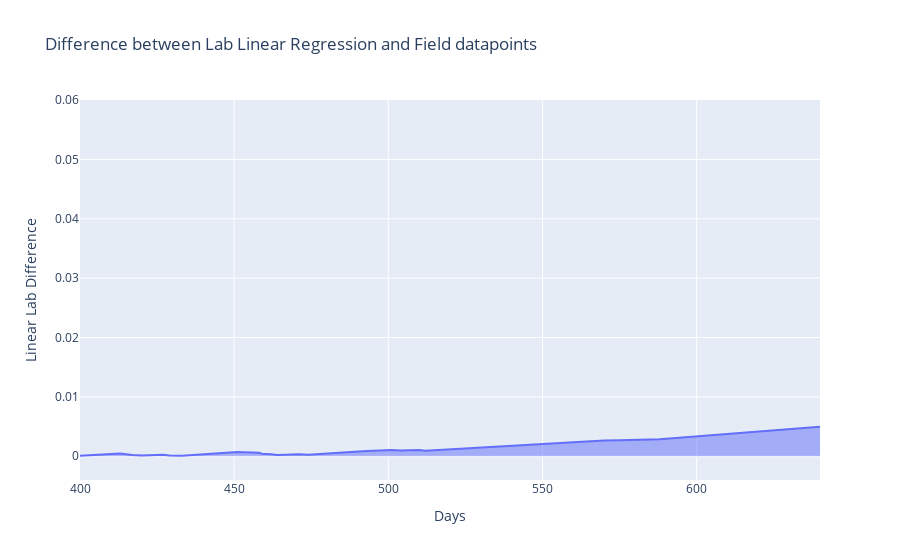
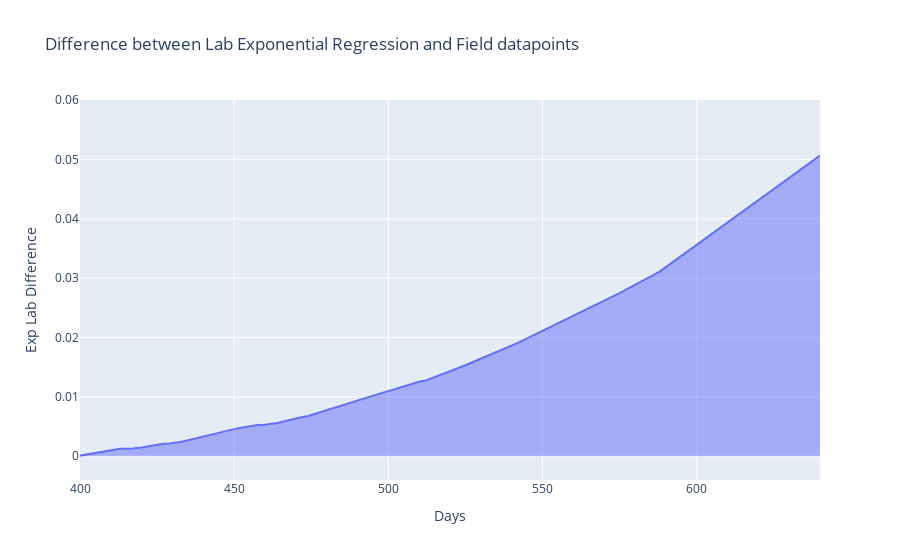

Notebook code cell kept with these figures, in order:
### Markdown cell above
At 400 days, both models are around equal to each other in determiniing how many units will fail.  However, as the days go into the 600s the exponential regression equation gathered from the lab study data becomes a lot less reliable versus the linear regression equation.

### Code cell
fig4.update_xaxes(range=[400, 640])
fig4.update_yaxes(range=[-.004, .06])
fig3.update_yaxes(range=[-.004, .06])
fig3.update_xaxes(range=[400, 640])
fig3.show()
fig4.show()
